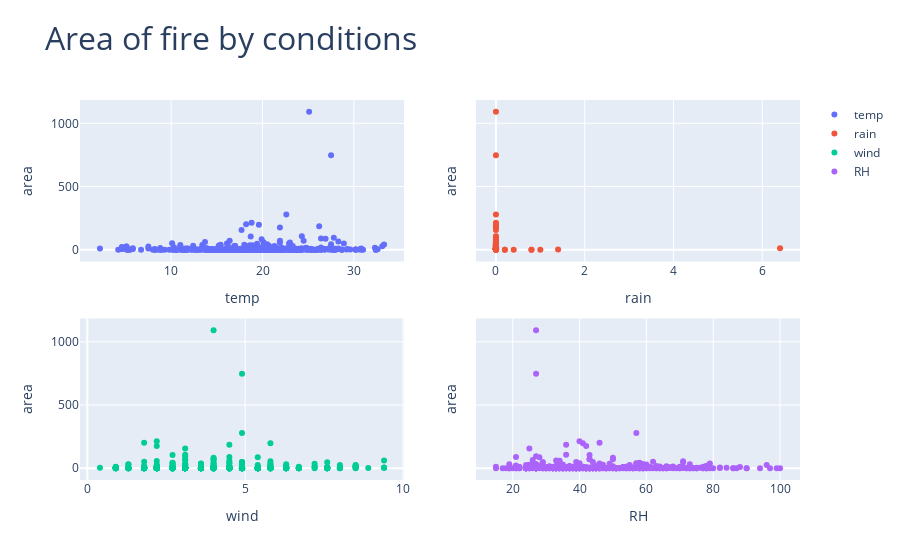

Write notebook code for a chart like this one.
### Code cell
fig = make_subplots(cols=2,rows=2, specs=[[{'type':'scatter'}, {'type':'scatter'}], [{'type':'scatter'}, {'type':'scatter'}]], shared_yaxes=True)

fig.add_scatter(x=df.temp,
               y=df.area,
                mode='markers',
               name='temp',
               row=1,col=1)

fig.add_scatter(x=df.rain,
               y=df.area,
                mode='markers',
               name='rain',
               row=1,col=2)

fig.add_scatter(x=df.wind,
               y=df.area,
                mode='markers',
               name='wind',
               row=2,col=1)

fig.add_scatter(x=df.RH,
               y=df.area,
                mode='markers',
               name='RH',
               row=2,col=2)


fig.update_layout({'title':{'text':'Area of fire by conditions', 'font':{'size':32}}})

fig.update_yaxes({'title':{'text':'area'}})

fig.update_xaxes({'title':{'text':'temp'}}, row=1, col=1)
fig.update_xaxes({'title':{'text':'rain'}}, row=1, col=2)
fig.update_xaxes({'title':{'text':'wind'}}, row=2, col=1)
fig.update_xaxes({'title':{'text':'RH'}}, row=2, col=2)


iplot(fig)

### Figure 1 — Plotly figure (JSON) as saved in the notebook; plotly's stock layout.template omitted (floating-point values rounded to 4 significant figures; data arrays with more than 128 entries replaced by an {"elided": "..."} marker saying what was removed)
{"data": [{"mode": "markers", "name": "temp", "type": "scatter", "x": {"elided": "517 float values"}, "xaxis": "x", "y": {"elided": "517 float values"}, "yaxis": "y"}, {"mode": "markers", "name": "rain", "type": "scatter", "x": {"elided": "517 float values"}, "xaxis": "x2", "y": {"elided": "517 float values"}, "yaxis": "y2"}, {"mode": "markers", "name": "wind", "type": "scatter", "x": {"elided": "517 float values"}, "xaxis": "x3", "y": {"elided": "517 float values"}, "yaxis": "y3"}, {"mode": "markers", "name": "RH", "type": "scatter", "x": {"elided": "517 int values"}, "xaxis": "x4", "y": {"elided": "517 float values"}, "yaxis": "y4"}], "layout": {"title": {"font": {"size": 32}, "text": "Area of fire by conditions"}, "xaxis": {"anchor": "y", "domain": [0, 0.45], "title": {"text": "temp"}}, "xaxis2": {"anchor": "y2", "domain": [0.55, 1], "title": {"text": "rain"}}, "xaxis3": {"anchor": "y3", "domain": [0, 0.45], "title": {"text": "wind"}}, "xaxis4": {"anchor": "y4", "domain": [0.55, 1], "title": {"text": "RH"}}, "yaxis": {"anchor": "x", "domain": [0.575, 1], "title": {"text": "area"}}, "yaxis2": {"anchor": "x2", "domain": [0.575, 1], "matches": "y", "showticklabels": false, "title": {"text": "area"}}, "yaxis3": {"anchor": "x3", "domain": [0, 0.425], "title": {"text": "area"}}, "yaxis4": {"anchor": "x4", "domain": [0, 0.425], "matches": "y3", "showticklabels": false, "title": {"text": "area"}}}}
